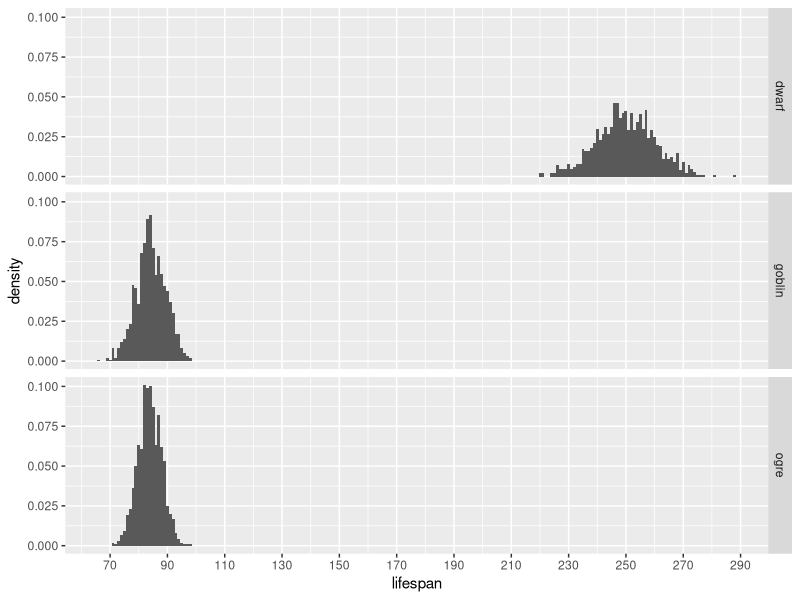
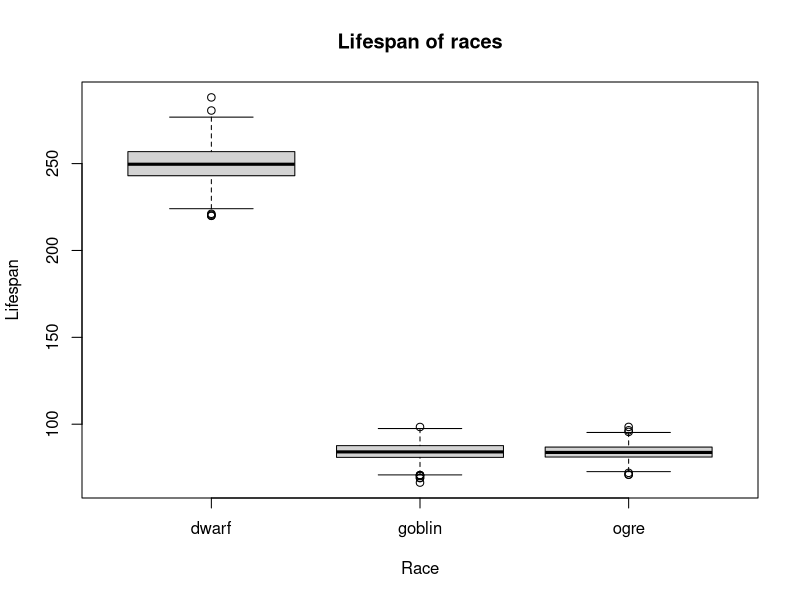
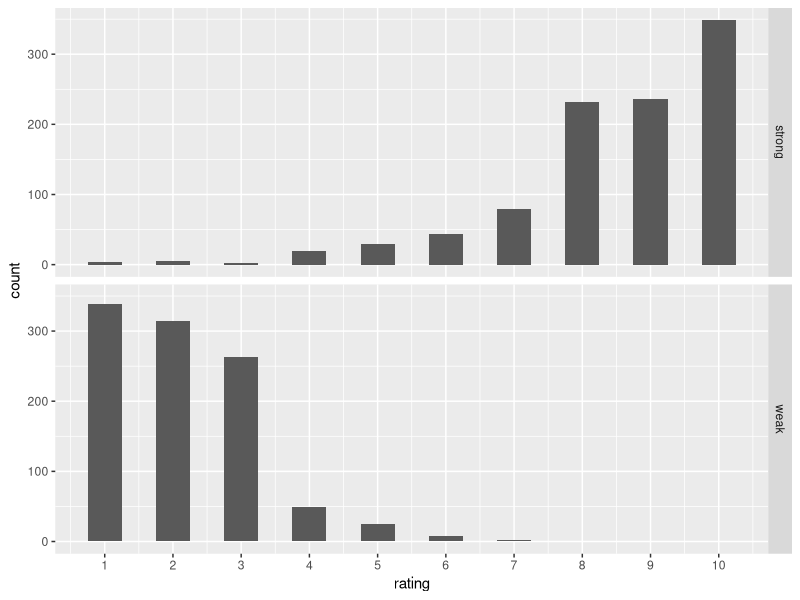

Generate these figures, in order, with R:
library(ggplot2)

set.seed(1)

# d - dwarves
# o - ogres
# g - goblins

m_d <- 250
m_o <- 83.9
m_g <- 84.1

sd_d <- 10
sd_o <- 4
sd_g <- 5

# ls - life span

sample_size = 1000

ls_d <- rnorm(n = sample_size, mean = m_d, sd = sd_d)
ls_o <- rnorm(n = sample_size, mean = m_o, sd = sd_o)
ls_g <- rnorm(n = sample_size, mean = m_g, sd = sd_g)

# combine data

lifespan <- c(ls_d, ls_o, ls_g)
race <- c(rep("dwarf", sample_size), rep("ogre", sample_size), rep("goblin", sample_size))

creatures <- data.frame(lifespan, race)

samp <- sample(1:dim(creatures)[1], size = 6)
data.frame(round(creatures$lifespan[samp]), creatures$race[samp])

# summary

summary(creatures)

summary(split(creatures, race)$dwarf)
summary(split(creatures, race)$goblin)
summary(split(creatures, race)$ogre)

# visualize

ggplot(creatures, aes(x = lifespan, y = ..density..)) +
    geom_histogram(binwidth = 1) +
    facet_grid(race ~ .) +
    scale_x_continuous(breaks = seq(from = 50, to = 290, by = 20))

boxplot(lifespan ~ race, data = creatures,
        main = "Lifespan of races",
        xlab = "Race",
        ylab = "Lifespan")

# check normality

shapiro.test(as.matrix(subset(creatures, race == "dwarf", select = "lifespan")))
shapiro.test(as.matrix(subset(creatures, race == "ogre", select = "lifespan")))
shapiro.test(as.matrix(subset(creatures, race == "goblin", select = "lifespan")))

# one-way ANOVA

oneway.test(lifespan ~ race, data = creatures)

oneway.test(lifespan ~ race, data = subset(creatures, race != "dwarf"))
oneway.test(lifespan ~ race, data = creatures, subset = which(creatures$race != "dwarf"))

# Robust ANOVA (Kruskal-Wallis test)
# sea cruise, weak / strong stomach

rating_weak   <- c(sapply(sapply(rpois(sample_size * 8 / 16, 2), max, 1), min, 10), floor(runif(sample_size * 8 / 16, min = 1, max = 4)))
rating_strong <- c(sapply(sapply(rpois(sample_size * 8 / 16, 9), max, 1), min, 10), floor(runif(sample_size * 8 / 16, min = 8, max = 11)))

rating <- c(rating_weak, rating_strong)
stomach <- c(rep("weak", sample_size), rep("strong", sample_size))

cruise_ratings <- data.frame(rating, stomach)

ggplot(cruise_ratings, aes(x = rating)) +
    geom_histogram(binwidth = 0.5) +
    scale_x_continuous(breaks = seq(from = 0, to = 10, by = 1)) +
    facet_grid(stomach ~ .)

kruskal.test(rating ~ stomach, data = cruise_ratings)


